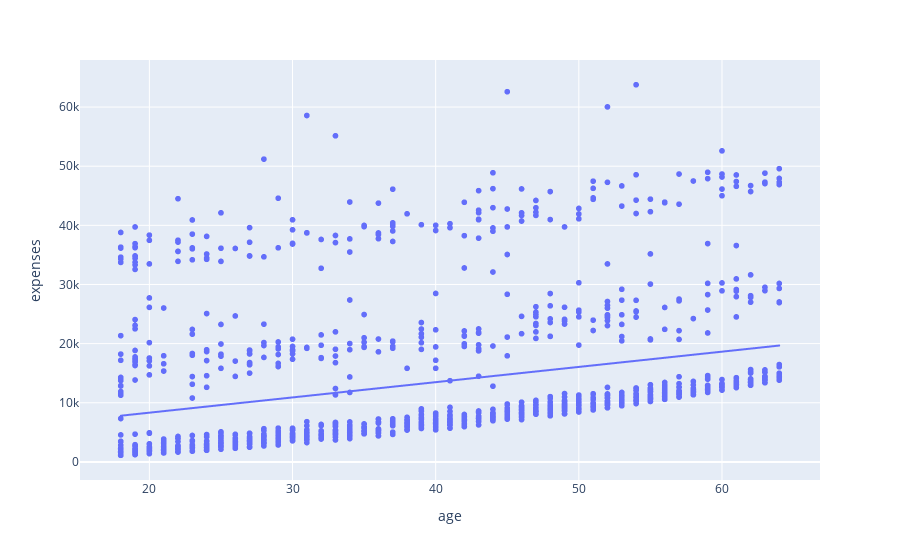

Source (notebook cell):
### Markdown cell above
**So sánh tương quan**

### Code cell
import pandas as pd
import plotly.express as px
# age và expenses
rs = px.scatter(df, x="age", y="expenses", trendline="ols")
rs.show()

### Figure 1 — Plotly figure (JSON) as saved in the notebook; plotly's stock layout.template omitted (floating-point values rounded to 4 significant figures; data arrays with more than 128 entries replaced by an {"elided": "..."} marker saying what was removed)
{"data": [{"hovertemplate": "age=%{x}<br>expenses=%{y}<extra></extra>", "legendgroup": "", "marker": {"color": "#636efa", "symbol": "circle"}, "mode": "markers", "name": "", "showlegend": false, "type": "scattergl", "x": {"elided": "1335 int values"}, "xaxis": "x", "y": {"elided": "1335 float values"}, "yaxis": "y"}, {"hovertemplate": "<b>OLS trendline</b><br>expenses = 257.913 * age + 3162.58<br>R<sup>2</sup>=0.089328<br><br>age=%{x}<br>expenses=%{y} <b>(trend)</b><extra></extra>", "legendgroup": "", "marker": {"color": "#636efa", "symbol": "circle"}, "mode": "lines", "name": "", "showlegend": false, "type": "scattergl", "x": {"elided": "1335 int values"}, "xaxis": "x", "y": {"elided": "1335 float values"}, "yaxis": "y"}], "layout": {"legend": {"tracegroupgap": 0}, "margin": {"t": 60}, "xaxis": {"anchor": "y", "domain": [0, 1], "title": {"text": "age"}}, "yaxis": {"anchor": "x", "domain": [0, 1], "title": {"text": "expenses"}}}}
